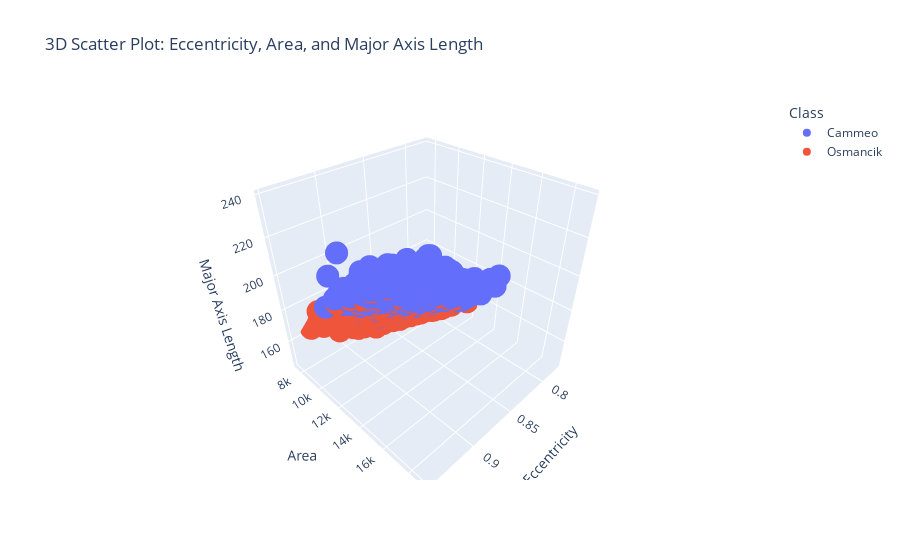

Notebook source saved alongside this figure:
### Code cell
# One possible solution: 3D Scatter Plot of Major Axis Length, Area, and Eccentricity

# Step 1: Create a 3D scatter plot to visualize three features.
# In this example:
# - The x-axis represents 'Eccentricity', which measures how elongated the rice grain is.
# - The y-axis represents 'Area', which is the size of the rice grain.
# - The z-axis represents 'Major_Axis_Length', the longest dimension of the rice grain.
# - The `color='Class'` argument groups the data points by rice type (e.g., Cammeo or Osmancik).

fig = px.scatter_3d(
    rice_dataset,  # The dataset containing the features
    x='Eccentricity',  # Feature to plot on the x-axis
    y='Area',  # Feature to plot on the y-axis
    z='Major_Axis_Length',  # Feature to plot on the z-axis
    color='Class',  # Color-code the points based on the 'Class' column
    title="3D Scatter Plot: Eccentricity, Area, and Major Axis Length",  # Descriptive plot title
    labels={  # Provide meaningful labels for the axes
        'Eccentricity': 'Eccentricity',
        'Area': 'Area',
        'Major_Axis_Length': 'Major Axis Length'
    }
)

# Step 2: Display the plot.
# The `.show()` method generates an interactive plot, allowing you to rotate, zoom, and explore.
fig.show()

# Notes for Beginners:
# - A 3D scatter plot helps visualize the relationship between three features at once.
# - Color-coding by class shows how different rice types separate based on these features.
# - This plot can help identify patterns or clusters in the dataset.
# - You can modify the features in `x`, `y`, and `z` to explore other combinations of variables.

### Figure 1 — Plotly figure (JSON) as saved in the notebook; plotly's stock layout.template omitted (floating-point values rounded to 4 significant figures; data arrays with more than 128 entries replaced by an {"elided": "..."} marker saying what was removed)
{"data": [{"hovertemplate": "Class=Cammeo<br>Eccentricity=%{x}<br>Area=%{y}<br>Major Axis Length=%{z}<extra></extra>", "legendgroup": "Cammeo", "marker": {"color": "#636efa", "symbol": "circle"}, "mode": "markers", "name": "Cammeo", "scene": "scene", "showlegend": true, "type": "scatter3d", "x": {"elided": "1630 float values"}, "y": {"elided": "1630 int values"}, "z": {"elided": "1630 float values"}}, {"hovertemplate": "Class=Osmancik<br>Eccentricity=%{x}<br>Area=%{y}<br>Major Axis Length=%{z}<extra></extra>", "legendgroup": "Osmancik", "marker": {"color": "#EF553B", "symbol": "circle"}, "mode": "markers", "name": "Osmancik", "scene": "scene", "showlegend": true, "type": "scatter3d", "x": {"elided": "2180 float values"}, "y": {"elided": "2180 int values"}, "z": {"elided": "2180 float values"}}], "layout": {"legend": {"title": {"text": "Class"}, "tracegroupgap": 0}, "scene": {"domain": {"x": [0, 1], "y": [0, 1]}, "xaxis": {"title": {"text": "Eccentricity"}}, "yaxis": {"title": {"text": "Area"}}, "zaxis": {"title": {"text": "Major Axis Length"}}}, "title": {"text": "3D Scatter Plot: Eccentricity, Area, and Major Axis Length"}}}
